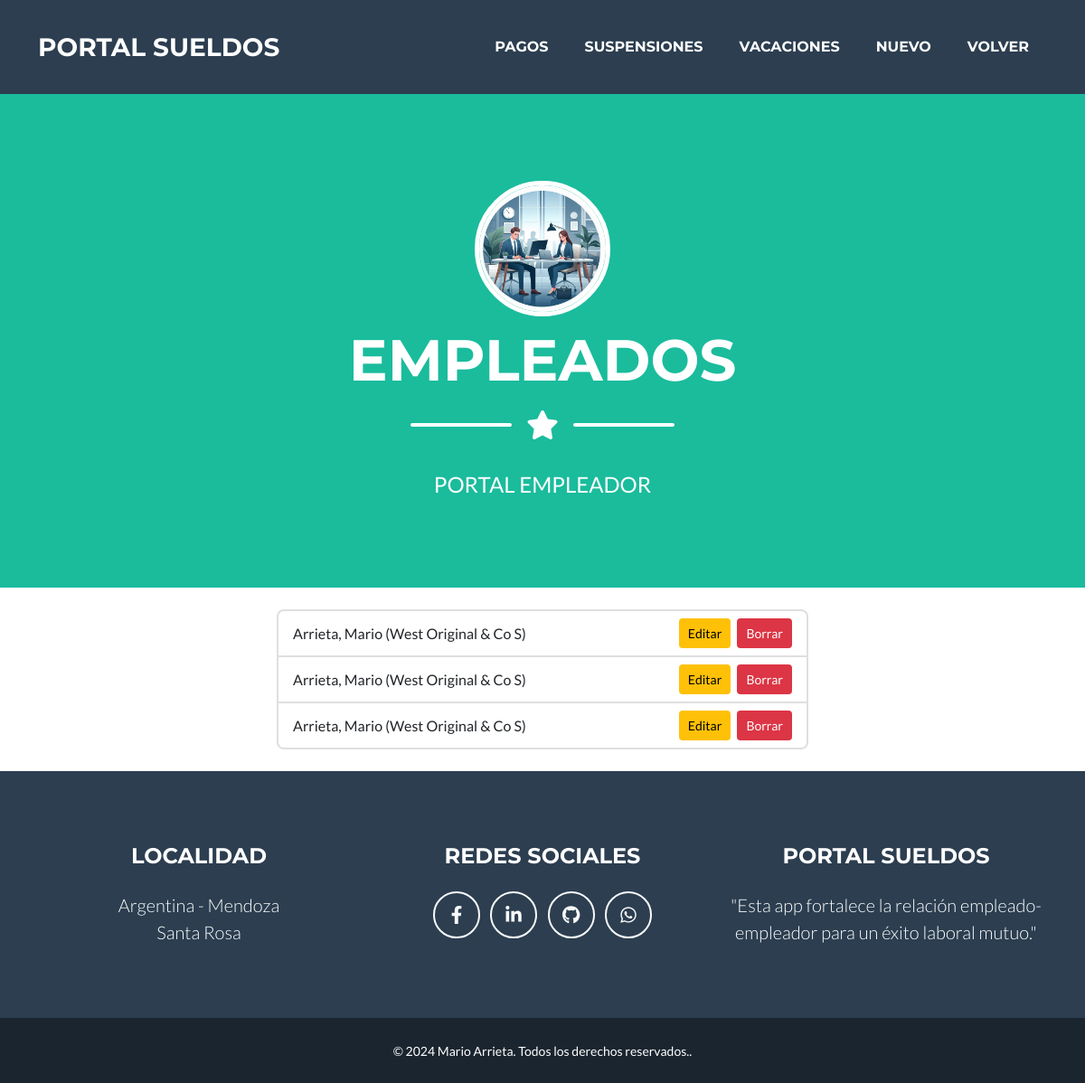
Before: /empleador/empleado/buscar/ (signed in) with the older database file.
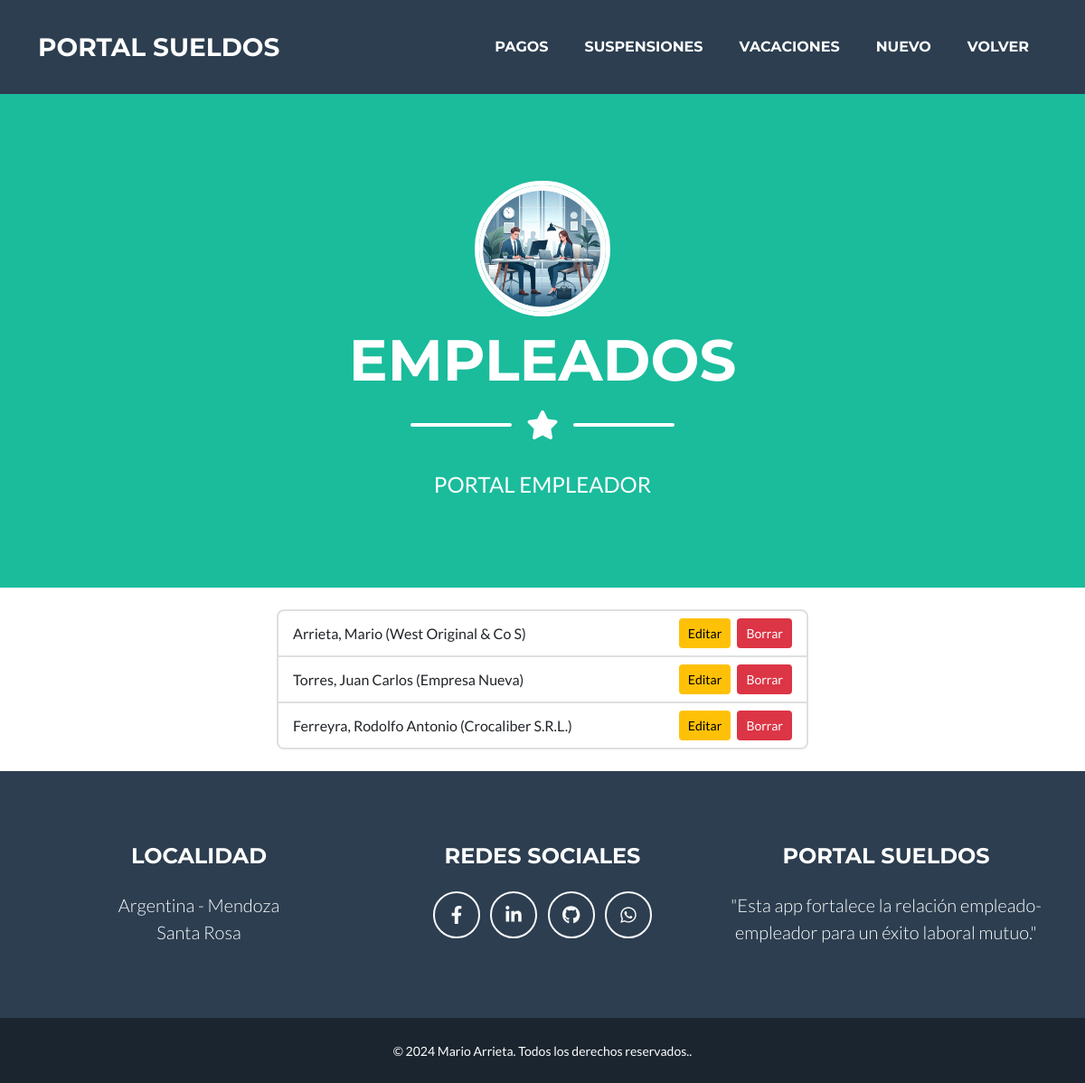
After: the same page with the newer database file.
### empleador/models.py (models this page shows, shortened)
class Empleado (models.Model):
    empleador = models.ForeignKey (Empleador, on_delete=models.CASCADE, verbose_name="Empleador")
    apellido = models.CharField(max_length=50, verbose_name="Apellido")
    nombre = models.CharField(max_length=50, verbose_name="Nombre")
    cuil = models.PositiveIntegerField(validators=[validate_cuil_length], unique=True, verbose_name="CUIL")
    fecha_ingreso = models.DateField(verbose_name="Fecha de ingreso")
    email = models.EmailField(verbose_name= "e-Mail ")
    def __str__(self):
        return f"{self.apellido.title()}, {self.nombre.title()} ({self.empleador.razonSocial.title()})"
    class Meta:
        verbose_name = "Empleado"
        verbose_name_plural = "Empleados"

class Empleador (models.Model):
    razonSocial = models.CharField(max_length=50, verbose_name="Razon Social")
    cuit = models.PositiveIntegerField(validators=[validate_cuil_length], unique=True, verbose_name="CUIT")
    email = models.EmailField(verbose_name="e-Mail")
    class Meta:
        verbose_name = "Empleador"
        verbose_name_plural = "Empleadores"

### empleador/views.py (the view)
class EmpleadoRead(LoginRequiredMixin, ListView):
    model = Empleado
    template_name = "empleador/empleado_buscar.html"

### empleador/templates/empleador/empleado_buscar.html
{% extends 'core/base.html' %}
{% load static %}
{% block  titulo%}
    <li class="nav-item mx-0 mx-lg-1"><a class="nav-link py-3 px-0 px-lg-3 rounded" href="{% url 'empleador:pagos_create' %}">Pagos</a></li>
    <li class="nav-item mx-0 mx-lg-1"><a class="nav-link py-3 px-0 px-lg-3 rounded" href="{% url 'empleador:suspensiones_create' %}">Suspensiones</a></li>
    <li class="nav-item mx-0 mx-lg-1"><a class="nav-link py-3 px-0 px-lg-3 rounded" href="{% url 'empleador:vacaciones_create' %}">Vacaciones</a></li>
    <li class="nav-item mx-0 mx-lg-1"><a class="nav-link py-3 px-0 px-lg-3 rounded" href="{% url 'empleador:empleado_create' %}">Nuevo</a></li>
    <li class="nav-item mx-0 mx-lg-1"><a class="nav-link py-3 px-0 px-lg-3 rounded" href="{% url 'empleador:index' %}">Volver</a></li>
{% endblock titulo %}
{% block imagen %}
   {% static 'empleador/img/empleador.webp' %}
{% endblock imagen %}
{% block pagina%}
   EMPLEADOS
{% endblock pagina%}
{% block mensaje%}
    PORTAL EMPLEADOR
{% endblock mensaje%}
{% block formulario %}
    <br>
    {% if object_list %}
    <div class="row justify-content-center">
        <div class="col-lg-6">
            <ul class="list-group">
                {% for empleado in object_list %}
                <li class="list-group-item d-flex justify-content-between align-items-center">
                    <div>
                        {{ empleado }}
                    </div>
                    <div>
                        <a href="{% url 'empleador:empleado_update' empleado.id %}" class="btn btn-sm btn-primary mx-1 btn-warning">Editar</a>
                        <a href="{% url 'empleador:empleado_delete' empleado.id %}" class="btn btn-sm btn-danger">Borrar</a>
                    </div>
                </li>
                {% endfor %}
            </ul>
        </div>
    </div>
    {% endif %}
    <br>
{% endblock formulario %}

Changed rows visible on the page:
removed Empleado: apellido+nombre+empleador "Arrieta, Mario (West Original & Co S)"
removed Empleado: apellido+nombre+empleador "Arrieta, Mario (West Original & Co S)"
added Empleado: apellido+nombre+empleador "Torres, Juan Carlos (Empresa Nueva)"
added Empleado: apellido+nombre+empleador "Ferreyra, Rodolfo Antonio (Crocaliber S.R.L.)"
